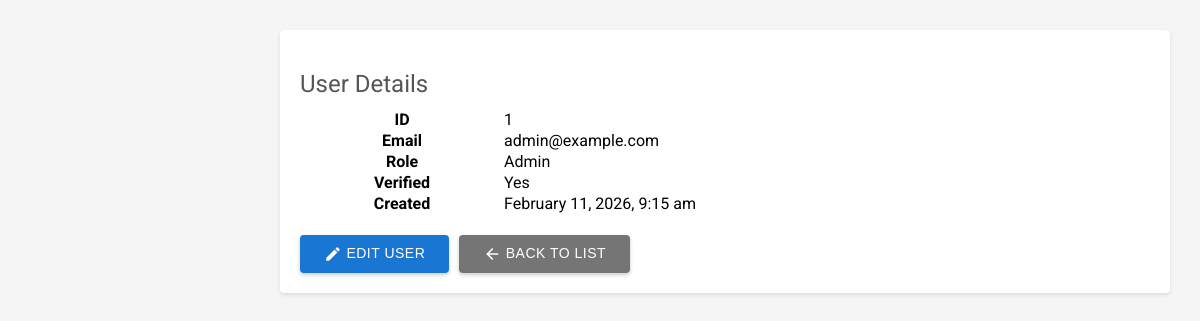
Screenshot of /app/users/user-view.php?user_id=1 (signed in) with the database file from the repository.
### tables this page shows
CREATE TABLE users (
    id INT AUTO_INCREMENT PRIMARY KEY,
    email VARCHAR(255) UNIQUE NOT NULL,
    password VARCHAR(255) NOT NULL,
    role ENUM('admin', 'manager', 'user') DEFAULT 'user',

     
    is_verified TINYINT(1) DEFAULT 0,
    verification_token VARCHAR(64),
    email_verification_expires DATETIME NULL,

    created_at TIMESTAMP DEFAULT CURRENT_TIMESTAMP,
    updated_at TIMESTAMP DEFAULT CURRENT_TIMESTAMP ON UPDATE CURRENT_TIMESTAMP
);

### app/users/user-view.php (the view, shortened to what this page needs)
<?php
require_once '../../config/config.php';
require_once '../../config/functions.php';
$userId = $_GET['user_id'] ?? 0;
$stmt = $pdo->prepare("SELECT id, email, role, is_verified, verification_token, email_verification_expires, created_at FROM users WHERE id = ?");
$stmt->execute([$userId]);
$user = $stmt->fetch(PDO::FETCH_ASSOC);
?>
<div class="card">
    <h2>User Details</h2>
    <?php if ($user): ?>
        <table>
            <tr>
                <th style="width: 200px;">ID</th>
                <td><?php echo $user['id']; ?></td>
            </tr>
            <tr>
                <th>Email</th>
                <td><?php echo htmlspecialchars($user['email']); ?></td>
            </tr>
            <tr>
                <th>Role</th>
                <td>
                    <span class="badge badge-<?php echo $user['role']; ?>">
                        <?php echo ucfirst($user['role']); ?>
                    </span>
                </td>
            </tr>
            <tr>
                <th>Verified</th>
                <td>
                    <span class="badge badge-<?php echo $user['is_verified'] ? 'verified' : 'unverified'; ?>">
                        <?php echo $user['is_verified'] ? 'Yes' : 'No'; ?>
                    </span>
                </td>
            </tr>
            <tr>
                <th>Created</th>
                <td><?php echo date('F j, Y, g:i a', strtotime($user['created_at'])); ?></td>
            </tr>
        </table>
        <div style="margin-top: 20px; display: flex; gap: 10px;">
            <a href="user-update.php?user_id=<?php echo $user['id']; ?>">
                <button>
                    <span class="material-icons" style="vertical-align: middle; font-size: 18px;">edit</span>
                    Edit User
                </button>
            </a>
            <a href="dashboard.php">
                <button style="background: #757575;">
                    <span class="material-icons" style="vertical-align: middle; font-size: 18px;">arrow_back</span>
                    Back to List
                </button>
            </a>
        </div>
    <?php else: ?>
        <div class="error">User not found.</div>
    <?php endif; ?>
</div>

### assets/css/style.css (style rules this page uses)
* { margin: 0; padding: 0; box-sizing: border-box; }
body { font-family: 'Roboto', Arial, sans-serif; background: #f5f5f5; display: flex; min-height: 100vh; }
h2 { color: #555; margin: 20px 0 10px; font-weight: 400; }
.card { background: white; border-radius: 4px; box-shadow: 0 2px 4px rgba(0, 0, 0, 0.1); padding: 20px; margin-bottom: 20px; }
button { background: #1976d2; color: white; padding: 10px 24px; border: none; border-radius: 4px; cursor: pointer; font-size: 14px; font-weight: 500; text-transform: uppercase; letter-spacing: 0.5px; box-shadow: 0 2px 4px rgba(0, 0, 0, 0.2); transition: background 0.2s, box-shadow 0.2s; }
a { color: #1976d2; text-decoration: none; }

### rows the page displays
users: id "1", email "admin@example.com", role "Admin", created_at "February 11, 2026, 9:15 am"
